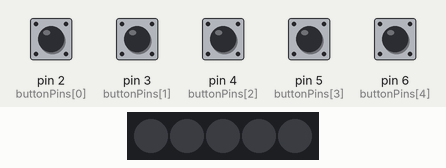
The sketch below on a simulated Arduino Uno, built with avr-gcc and run on an emulated ATmega328P. Parts: 5 RGB LEDs in strip order, left to right. The test bench sets the inputs (shaded band); at power-on: pin 2 (buttonPins[0]), pin 3 (buttonPins[1]), pin 4 (buttonPins[2]), pin 5 (buttonPins[3]), pin 6 (buttonPins[4]) LOW. Dim RGB values are drawn brighter than linear; what the sketch prints to the serial monitor is not drawn.

Above: at 1.2 s.
1.3 s: pin 2 (buttonPins[0]) pulled HIGH for 1 s
At 3.4 s:
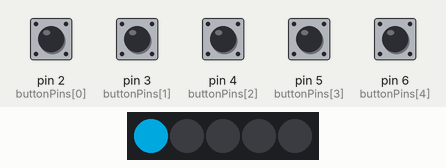
3.8 s: pin 3 (buttonPins[1]) pulled HIGH for 1 s
At 5.7 s:
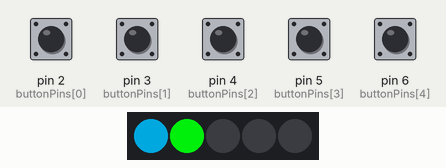
6.5 s: pin 4 (buttonPins[2]) pulled HIGH for 0.15 s
At 7.3 s:
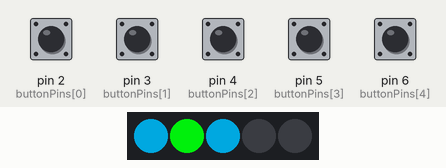
8.3 s: pin 5 (buttonPins[3]) pulled HIGH for 0.15 s
At 9.0 s:
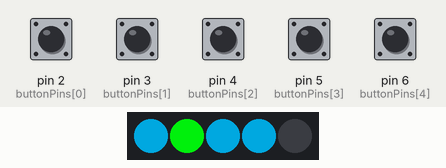
10.1 s: pin 6 (buttonPins[4]) pulled HIGH for 1 s
At 12.0 s:
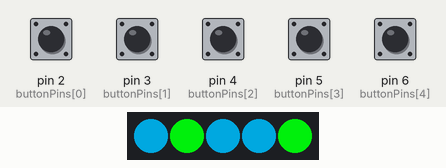
12.6 s: pin 2 (buttonPins[0]) pulled HIGH for 0.15 s
At 13.9 s:
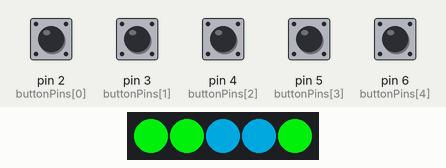
Timing chart, 0 to 15.3 s (numbered marks = the images above; inputs shaded):
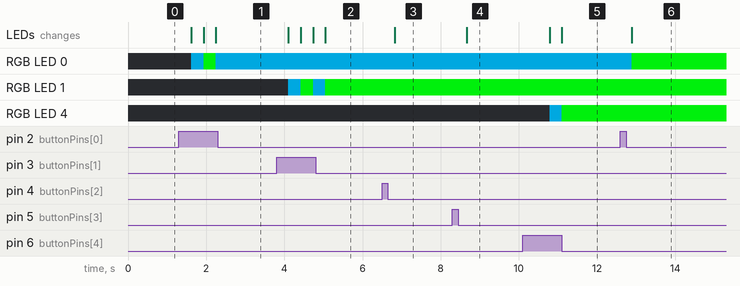

The sketch:

uno_demo_petisome.ino
```cpp
#include <ChainableLED.h>
#include <SoftwareSerial.h>

#define rxPin 10
#define txPin 11
#define NUM_LEDS  5
const int noPetisomes = 5;

ChainableLED leds(7, 8, NUM_LEDS);
SoftwareSerial mySerial (rxPin, txPin);


unsigned long lastActivityCheck = 0;
unsigned long lastSent = 0;

int buttonPins [noPetisomes] = { 2, 3, 4, 5, 6 };


struct petisome {
  bool focussed;
  unsigned long lastHello;
  bool active;
} petisomes [noPetisomes];

void updateLeds() {
  Serial.println("updating Leds");
  for (int i = 0; i < noPetisomes; i++) {
    if (petisomes[i].active) {
      if (petisomes[i].focussed) {
        leds.setColorRGB(i, 0, 120, 160);
      } else {
        leds.setColorRGB(i, 0, 206, 10);
      }
    } else {
      leds.setColorRGB(i, 0, 0, 0);
    }
  }
}

void updateActiveness() {
  for (int i = 0; i < noPetisomes; i++) {
    if (petisomes[i].active) {
      if (millis() - petisomes[i].lastHello > 60000) {
        petisomes[i].active = false;
      }
    }
  }
}

void sendState(int peti) {
  mySerial.print(String(peti));
  mySerial.print(":");
  if (petisomes[peti].focussed) {
    mySerial.print("focussed");
  } else {
    mySerial.print("social");
  }
  mySerial.print("!");
  delay(100);
}
void setup() {
  pinMode(rxPin, INPUT);
  pinMode(txPin, OUTPUT);
  Serial.begin(9600);
  mySerial.begin(9600);
  mySerial.listen();

  leds.init();

  for (int i = 0; i < noPetisomes; i++) {
    leds.setColorRGB(i, 0, 0, 0);
    pinMode(buttonPins[i], INPUT);
    petisomes[i].active = false;
    petisomes[i].lastHello = millis();
    petisomes[i].focussed = false;
  }

}

void loop() {
  for (int i = 0; i < noPetisomes; i++) {
    if (digitalRead(buttonPins[i]) == HIGH) {
      petisomes[i].focussed = !petisomes[i].focussed;
      sendState(i);
      petisomes[i].active = true;
      petisomes[i].lastHello = millis();
      delay(150);
    }
  }

  updateLeds();

  if (millis() - lastActivityCheck > 1000) {
    updateActiveness();
    lastActivityCheck = millis();
  }

  if (millis() - lastSent > 10000) {
    for (int i = 0; i < noPetisomes; i++) {
      if (petisomes[i].active) {
        sendState(i);
      }
    }
    lastSent = millis();
  }
}
```

Measured:
- after the input at 1.3 s, RGB LED 0: off → RGB(0, 120, 160) after 0.32 s, → RGB(0, 206, 10) 0.32 s later, → RGB(0, 120, 160) 0.32 s later; the LEDs: change after 0.32 s (image 1)
- after the input at 3.8 s, RGB LED 1: alternates RGB(0, 206, 10) for 0.32 s and RGB(0, 120, 160) for 0.32 s, 4 changes in all, then stays RGB(0, 206, 10), starting after 0.30 s; the LEDs: first change after 0.30 s (image 2 shows a later state)
- after the input at 6.5 s, the LEDs: change after 0.33 s (image 3)
- after the input at 8.3 s, the LEDs: change after 0.37 s (image 4)
- after the input at 10.1 s, RGB LED 4: off → RGB(0, 120, 160) after 0.68 s, → RGB(0, 206, 10) 0.32 s later; the LEDs: first change after 0.68 s (image 5 shows a later state)
- after the input at 12.6 s, RGB LED 0: RGB(0, 120, 160) → RGB(0, 206, 10) after 0.28 s; the LEDs: change after 0.28 s (image 6)
